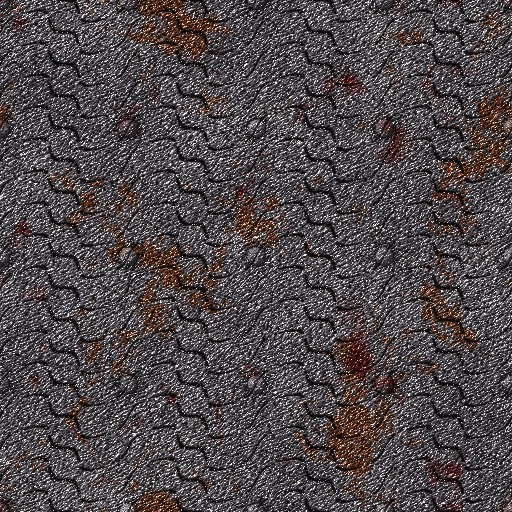
#> input picture guerreiro/assets/metal-claude.jpg, 512 x 512 px; its folder holds 4 pictures in this run
$ python gerar_armas.py
#> lines starting #> are read from the running program, lines starting #| are printed output that depends on the picture
# Pinta, só com código, a arte (ícone e sprite de chão) das armas do Guerreiro: 7 espadas, 4 lanças + a lendária e 4 foices.
# Mesmo estilo das texturas do personagem: cada peça (lâmina, haste, empunhadura, guarda, osso) recebe a textura
# gerada em gerar_texturas.py e um mapa de altura (chanfro na lâmina, cúpula nas peças redondas); a luz, o brilho
# e a oclusão são cozidos como no corpo. Saída: guerreiro/assets/armas.png (atlas) e guerreiro/guerreiro-armas.js.
import os, json, base64, io, numpy as np
from PIL import Image, ImageDraw, ImageFilter

G = os.path.join(os.path.dirname(os.path.abspath(__file__)), '..'); A = os.path.join(G, 'assets')
TEX = {k: np.asarray(Image.open(os.path.join(A, k + '-claude.jpg')).convert('RGB'), np.float32) for k in ('metal', 'osso', 'couro', 'tecido')}
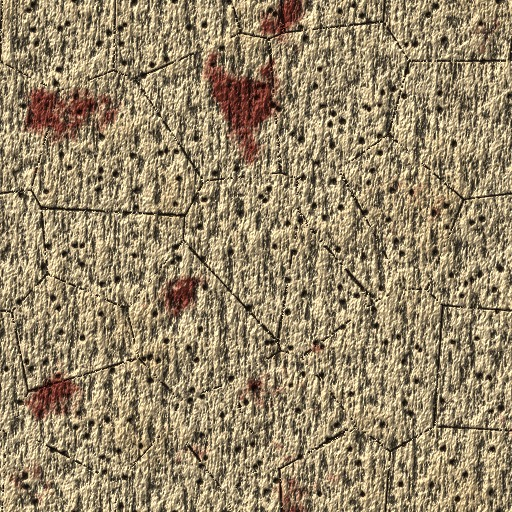
#> input picture guerreiro/assets/osso-claude.jpg, 512 x 512 px
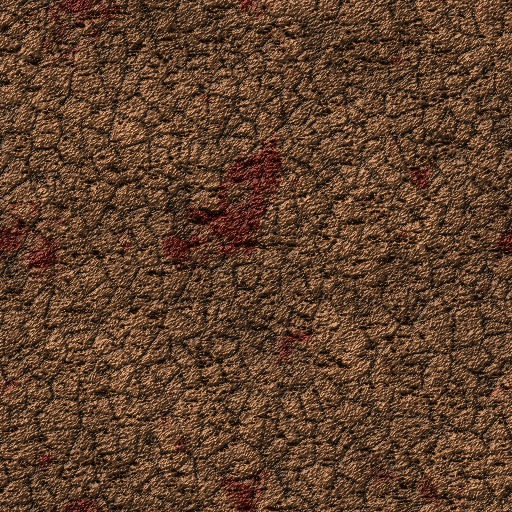
#> input picture guerreiro/assets/couro-claude.jpg, 512 x 512 px
#> (the run stopped early here; a loop or call above may not have finished)
